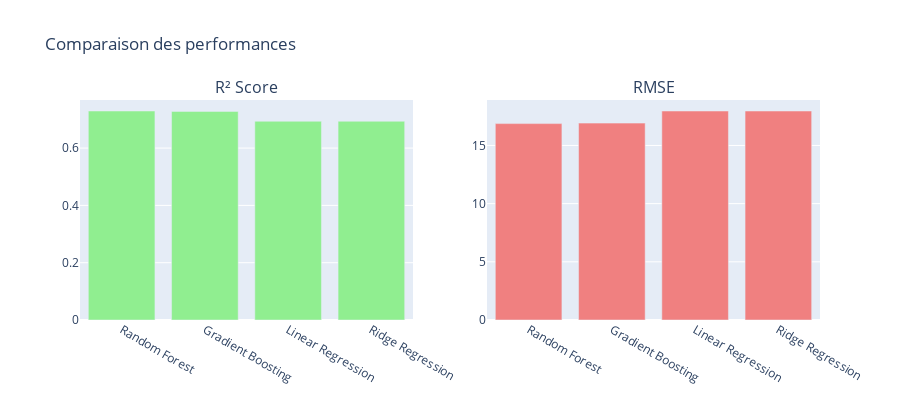

The notebook cell saved with this chart:
### Code cell
# Graphique de comparaison
fig = make_subplots(
    rows=1, cols=2,
    subplot_titles=('R² Score', 'RMSE')
)

# R² Score
fig.add_trace(
    go.Bar(x=comparison_df['Model'], y=comparison_df['R² Test'], name='R² Test', marker_color='lightgreen'),
    row=1, col=1
)

# RMSE
fig.add_trace(
    go.Bar(x=comparison_df['Model'], y=comparison_df['RMSE'], name='RMSE', marker_color='lightcoral'),
    row=1, col=2
)

fig.update_layout(height=400, showlegend=False, title_text="Comparaison des performances")
fig.show()

### Figure 1 — Plotly figure (JSON) as saved in the notebook; plotly's stock layout.template omitted (floating-point values rounded to 4 significant figures)
{"data": [{"marker": {"color": "lightgreen"}, "name": "R² Test", "type": "bar", "x": ["Random Forest", "Gradient Boosting", "Linear Regression", "Ridge Regression"], "xaxis": "x", "y": [0.7295, 0.7282, 0.6937, 0.6937], "yaxis": "y"}, {"marker": {"color": "lightcoral"}, "name": "RMSE", "type": "bar", "x": ["Random Forest", "Gradient Boosting", "Linear Regression", "Ridge Regression"], "xaxis": "x2", "y": [16.88, 16.92, 17.96, 17.96], "yaxis": "y2"}], "layout": {"annotations": [{"font": {"size": 16}, "showarrow": false, "text": "R² Score", "x": 0.225, "xanchor": "center", "xref": "paper", "y": 1, "yanchor": "bottom", "yref": "paper"}, {"font": {"size": 16}, "showarrow": false, "text": "RMSE", "x": 0.775, "xanchor": "center", "xref": "paper", "y": 1, "yanchor": "bottom", "yref": "paper"}], "height": 400, "showlegend": false, "title": {"text": "Comparaison des performances"}, "xaxis": {"anchor": "y", "domain": [0, 0.45]}, "xaxis2": {"anchor": "y2", "domain": [0.55, 1]}, "yaxis": {"anchor": "x", "domain": [0, 1]}, "yaxis2": {"anchor": "x2", "domain": [0, 1]}}}
